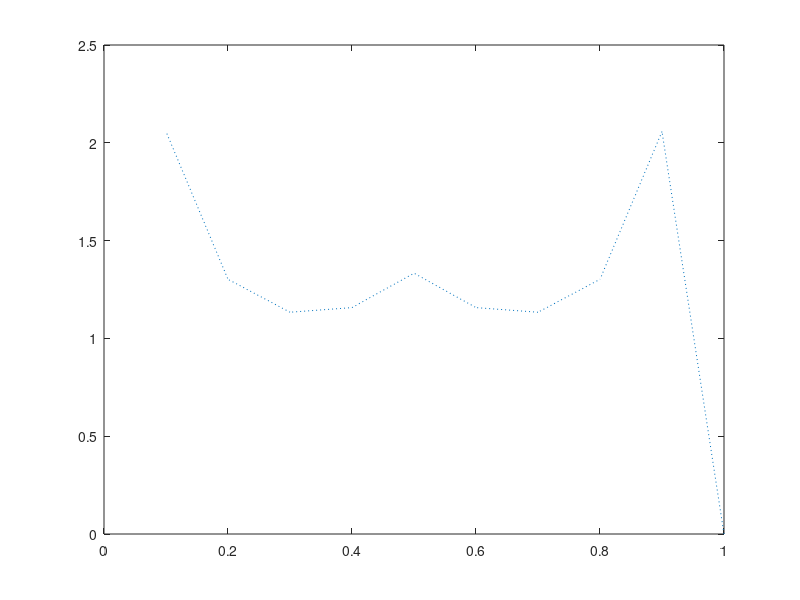

Reproduce this figure in MATLAB. (Note: this script raises an error after producing the figure.)
%% SINGLE POLE CASE , 1D, INFLUENCE OF THE DAMPING

clc
clear all
%clf 

L = 200 ;
d = 20 ; 
linestyle = ':'

M = linspace(2,L,100) ;
K = (L-M)/d+1 ;
K = unique(round(K)) ;
M = L-(K-1)*d ;
K(M==0)=[] ;
M(M==0)=[] ;

 
omega = .03 ;
alpha = [0 0.01 0.02 0.03 0.04 0.05 0.06 0.07 0.08 0.09 0.1]*100/L ; linspace(0,.2,11) ;logspace(-3,-1,5) ;
txt = text() ; txt(1) = [] ;
pl = plot(0,0) ; pl(1) = [] ;
minPts = plot(0,0) ; minPts(1) = [] ;
labelPos = round(length(K)/5) ;
for a = 1:length(alpha) ;
    z = 1*exp(1i*omega+alpha(a)) ;
    Err = zeros(length(K),1) ;
    v = z.^(0:L-1).' ;
    Pwr = norm(v)^2/L ;
    CRB = 6/L^3/Pwr ;
    for i = 1:length(K)
        k = K(i) ; m = M(i) ;
        x = conj(v(1:m))/norm(v(1:m))^2 ;
        Jup = [eye(k-1) zeros(k-1,1)] ;
        Jdown = [zeros(k-1,1) eye(k-1)] ;
        Jdelta = eye(k*d) ; Jdelta = Jdelta(1:d:end,:) ;
        y = v(1:d:(k-1)*d)\(Jdown-z^d*Jup)*Jdelta ; 
        e = conv(x,y) ;
        Err(i) = norm(e)^2 ;
    end
    data = 1/d^2.*Err/CRB/2/abs(z^d)^2 ; data(isinf(data))=NaN ;
    pl(a) = plot(M/L,data,linestyle) ;
    txt(a) = text(pl(a).XData(labelPos),pl(a).YData(labelPos),[num2str(alpha(a)*L),'']);
    [~,i] = max(data(1:floor(end/2))) ;
    %minPts(a) = plot(M(i)/L,data(i),'.k') ;
    set(gca,'yscale','log')
    grid on
end
set(pl,'color','k','linewidth',1.0)
set(minPts,'markersize',15)
set(txt,'backgroundcolor','w','fontsize',18)
set(gca,'ylim',sort([1 100]))

xlabel '\boldmath$r$'
%ylabel '\boldmath$\eta$'
title ' \boldmath $\mathrm{CRB}_\omega/\mathrm{var}(\omega)$'

delete(minPts)


%% SINGLE POLE CASE , 1D, MULTIPLE DECIMATION,MULTIPLE DAMPING, 
%fixed spatial smooting factor s

clc
clear all
clf 

L = 1000 ;
D = max(round([1 2 5 10 15 50 100 200]/1000*L),1) ;
alpha = linspace(0,10,150)/L ;
s = 2/3 ;
linestyle = '-' ;

M = round(s*L) ;
K = (L-M)./D+1 ;
K = floor(K) 
M = L-(K-1).*D 

 
omega = .03 ;
pl = plot(0,0) ; pl(1) = [] ;
DATA = zeros(length(alpha),length(D)) ;
for a = 1:length(alpha) ;
    z = 1*exp(1i*omega+alpha(a)) ;
    Err = zeros(length(K),1) ;
    v = z.^(0:L-1).' ;
    Pwr = norm(v)^2/L ;
    CRB = 6/L^3/Pwr ;
    for i = 1:length(D)
        k = K(i) ; m = M(i) ; d = D(i) ;
        x = conj(v(1:m))/norm(v(1:m))^2 ;
        Jup = [eye(k-1) zeros(k-1,1)] ;
        Jdown = [zeros(k-1,1) eye(k-1)] ;
        Jdelta = eye(k*d) ; Jdelta = Jdelta(1:d:end,:) ;
        y = v(1:d:(k-1)*d)\(Jdown-z^d*Jup)*Jdelta ; 
        e = conv(x,y) ;
        Err(i) = norm(e)^2 ;
        DATA(a,i) = 1/d^2.*Err(i)/CRB/2/abs(z^d)^2 ;
    end
end
pl = plot(alpha*L,DATA,linestyle) ;
%set(pl,'color','k','linewidth',1.0)
%set(gca,'ylim',sort([1 100]))
set(gca,'yscale','log')
grid on

%xlabel '\boldmath$r$'
%ylabel '\boldmath$\eta$'
%title ' \boldmath $\mathrm{CRB}_\omega/\mathrm{var}(\omega)$'







